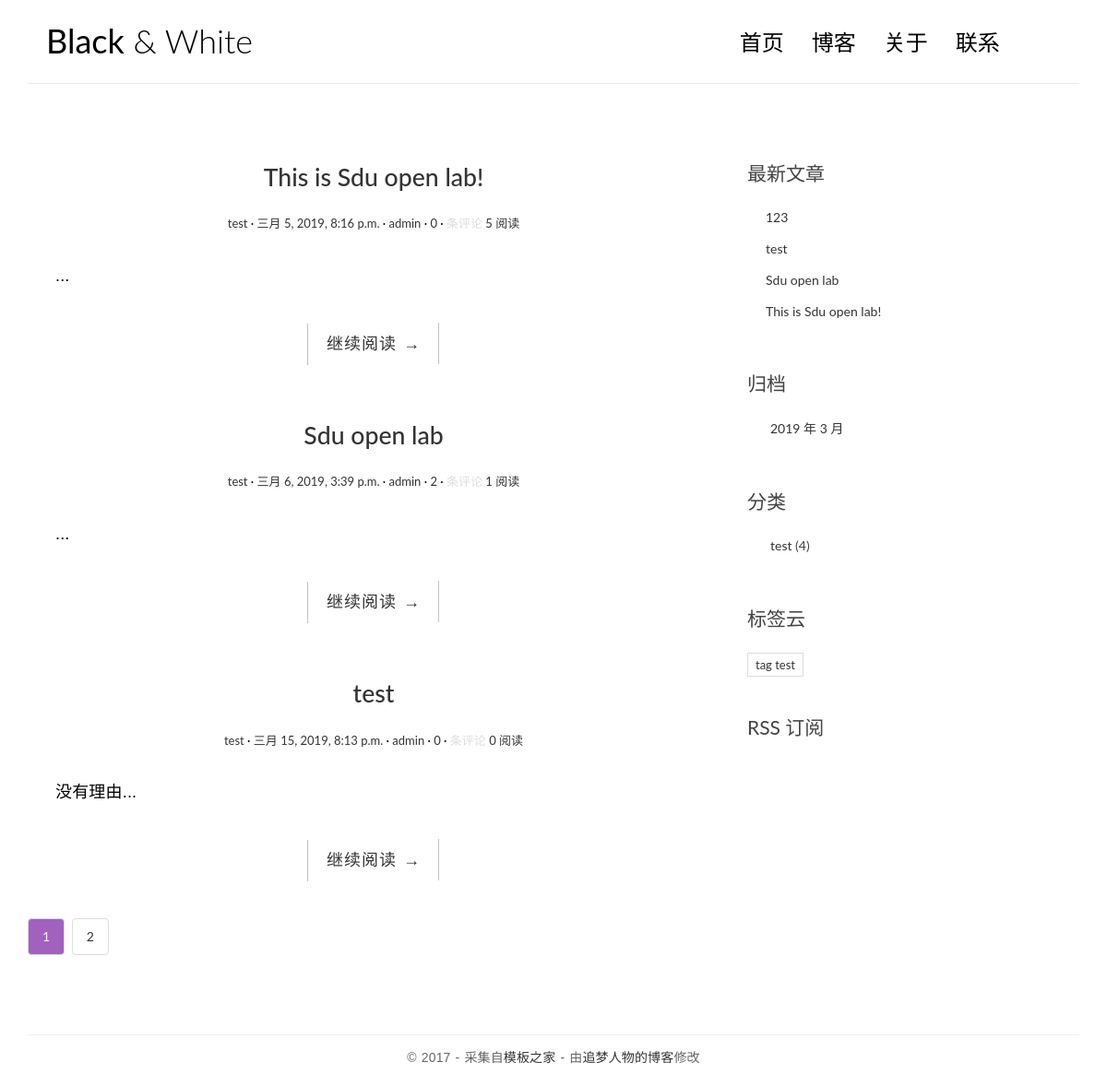
Before: / with the older database file.
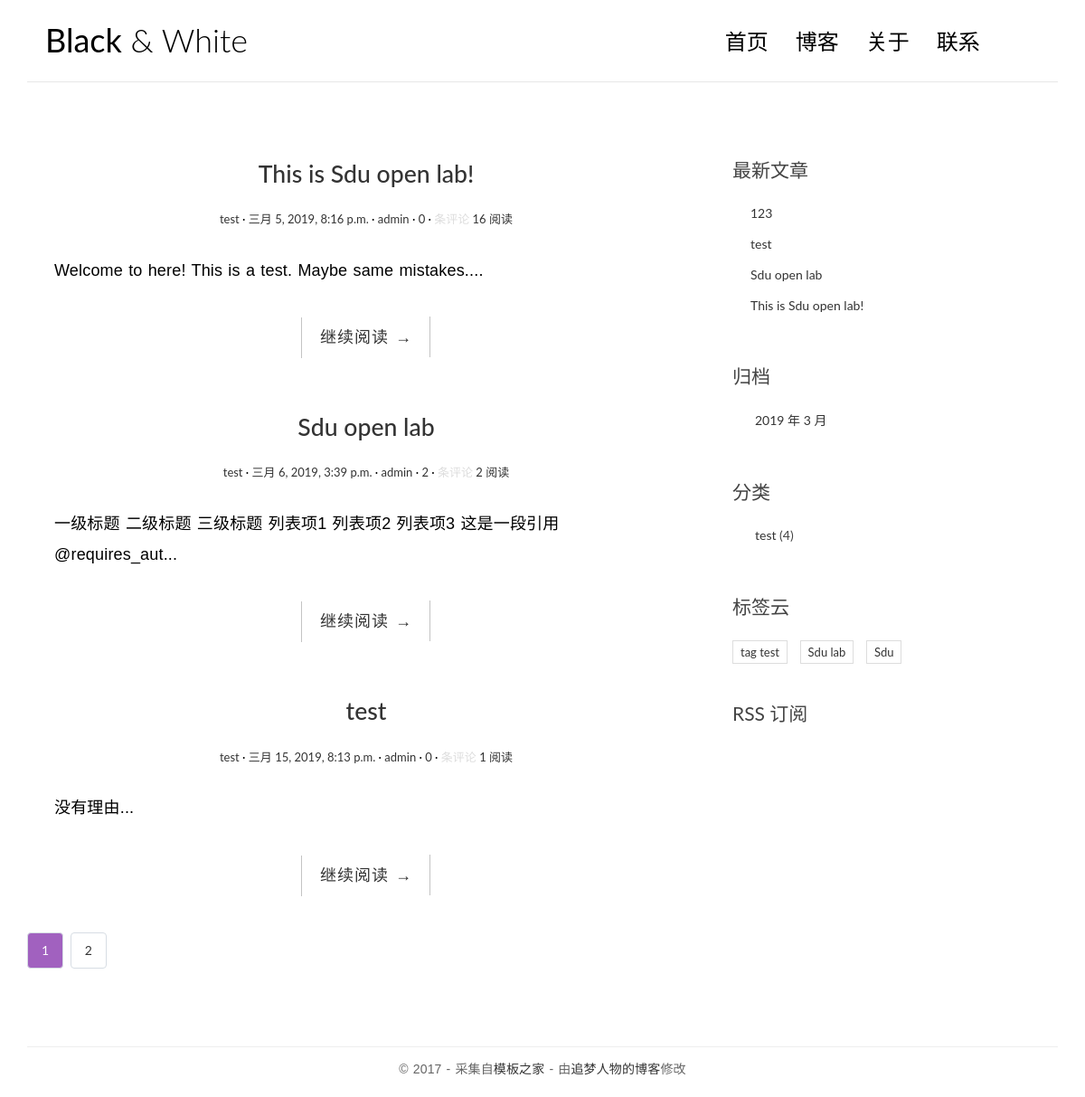
After: the same page with the newer database file.
### blog/models.py (models this page shows, shortened)
class Post(models.Model):
    title = models.CharField(max_length=70)
    body = models.TextField()
    created_time = models.DateTimeField()
    modified_time = models.DateTimeField()
    excerpt = models.CharField(max_length=200, blank=True)
    category = models.ForeignKey(Category, on_delete=models.CASCADE)
    tags = models.ManyToManyField(Tag, blank=True)
    author = models.ForeignKey(User, on_delete=models.CASCADE)
    views = models.PositiveIntegerField(default=0)
    def get_absolute_url(self):
        return reverse('blog:detail', kwargs={'pk': self.pk})
    class Meta:
        ordering = ['created_time', 'title']

@python_2_unicode_compatible
class Category(models.Model):
    name = models.CharField(max_length=100)

class Tag(models.Model):
    name = models.CharField(max_length=100)

### blog/views.py (the view, shortened to what this page needs)
# urls.py: path('', views.IndexView.as_view(), name='index'),
class IndexView(ListView):
    model = Post
    template_name = 'blog/index.html'
    context_object_name = 'post_list'
    paginate_by = 3
    def get_context_data(self, **kwargs):
        context = super().get_context_data(**kwargs)
        paginator = context.get('paginator')
        page = context.get('page_obj')
        is_paginated = context.get('is_paginated')
        pagination_data = self.pagination_data(paginator, page, is_paginated)
        context.update(pagination_data)
        return context
    def pagination_data(self, paginator, page, is_paginated):
        if not is_paginated:
            return {}
        left = []
        right = []
        left_has_more = False
        right_has_more = False
        first = False
        last = False
        page_number = page.number
        total_pages = paginator.num_pages
        page_range = paginator.page_range
        if page_number == 1:
            right = page_range[page_number:page_number + 2]
            if right[-1] < total_pages - 1:
                right_has_more = True
            if right[-1] < total_pages:
                last = True
        elif page_number == total_pages:
            left = page_range[(page_number - 3) if (page_number - 3) > 0 else 0:page_number - 1]
            if left[0] > 2:
                left_has_more = True
            if left[0] > 1:
                first = True
        data = {
            'left': left,
            'right': right,
            'left_has_more': left_has_more,
            'right_has_more': right_has_more,
            'first': first,
            'last': last,
        }
        return data

### blog/templatetags/blog_tags.py (called while the page is built)
@register.simple_tag
def get_recent_posts(num=5):
    return Post.objects.all().order_by('-created_time')[:num]

@register.simple_tag
def archives():
    return Post.objects.dates('created_time', 'month', order='DESC')

@register.simple_tag
def get_categories():
    return Category.objects.annotate(num_posts=Count('post')).filter(num_posts__gt=0)

@register.simple_tag
def get_tags():
    return Tag.objects.annotate(num_posts=Count('post')).filter(num_posts__gt=0)

### templates/blog/index.html (shortened to what this page needs)
{% extends 'base.html' %}
{% block main %}
{% for post in post_list %}
<article class="post post-{{post.pk}}">
    <header class="entry-header">
        <h1 class="entry-title">
            <a href="{{ post.get_absolute_url }}">{{ post.title }}</a>
        </h1>
        <div class="entry-meta">
            <span class="post-category"><a href="#">{{ post.category.name }}</a></span>
            <span class="post-date"><a href="#"><time class="entry-date" datetime="{{ post.created_time }}">{{ post.created_time }}</time></a></span>
            <span class="post-author"><a href="#">{{ post.author }}</a></span>
            <span class="comments-link"><a href="#">{{ post.comment_set.count }}</a></span><span> 条评论</span>
            <span class="views-count"><a href="#">{{ post.views }} 阅读</a></span>
        </div>
    </header>
    <div class="entry-content clearfix">
        <p>{{ post.excerpt }}...</p>
        <div class="read-more cl-effect-14">
            <a href="{{ post.get_absolute_url }}" class="more-link">继续阅读 <span class="meta-nav">→</span></a>
        </div>
    </div>
</article>
{% empty %}
<div class="no-post">暂时还没有发布的文章！</div>
{% endfor %}
{% if is_paginated %}
<div class="pagination">
    <a class="current-page" href="?page={{ page_obj.number }}">{{ page_obj.number }}</a>
    {% if right %}
    {% for i in right %}
    <a href="?page={{ i }}">{{ i }}</a>
    {% endfor %}
    {% endif %}
</div>
{% endif %}
{% endblock main %}

### templates/base.html (shortened to what this page needs)
{% load staticfiles %}
{% load blog_tags %}
<!DOCTYPE html>
<html>
<head>
    <link rel="stylesheet" href="{% static 'blog/css/bootstrap.min.css' %}">
    <link rel="stylesheet" href="{% static 'blog/css/pace.css' %}">
    <link rel="stylesheet" href="{% static 'blog/css/custom.css' %}">
    <link rel="stylesheet" href="http://code.ionicframework.com/ionicons/2.0.1/css/ionicons.min.css">
</head>
<body>
    <div class="container">
        <header id="site-header">
            <div class="row">
                <div class="col-md-4 col-sm-5 col-xs-8">
                    <div class="logo">
                        <h1><a href="{% url 'blog:index' %}"><b>Black</b> &amp; White</a></h1>
                    </div>
                </div>
                <div class="col-md-8 col-sm-7 col-xs-4">
                    <nav class="main-nav" role="navigation">
                        <div class="collapse navbar-collapse" id="bs-example-navbar-collapse-1">
                            <ul class="nav navbar-nav navbar-right">
                                <li class="cl-effect-11"><a href="{% url 'blog:index' %}" data-hover="首页">首页</a></li>
                                <li class="cl-effect-11"><a href="full-width.html" data-hover="博客">博客</a></li>
                                <li class="cl-effect-11"><a href="about.html" data-hover="关于">关于</a></li>
                                <li class="cl-effect-11"><a href="contact.html" data-hover="联系">联系</a></li>
                            </ul>
                        </div>
                    </nav>
                </div>
            </div>
        </header>
    </div>
    <div class="content-body">
        <div class="container">
            <div class="row">
                <main class="col-md-8">
                    {% block main %}
                    {% endblock main %}
                </main>
                <aside class="col-md-4">
                    <div class="widget widget-recent-posts">
                        <h3 class="widget-title">最新文章</h3>
                        {% get_recent_posts as recent_post_list %}
                        <ul>
                            {% for post in recent_post_list %}
                            <li>
                                <a href="{{ post.get_absolute_url }}">{{ post.title }}</a>
                            </li>
                            {% empty %}
                            There is nothing !!!
                            {% endfor %}
                        </ul>
                    </div>
                    <div class="widget widget-archives">
                        <h3 class="widget-title">归档</h3>
                        {% archives as date_list %}
                        <ul>
                            {% for date in date_list %}
                            <li>
                                <a href="{% url 'blog:archives' date.year date.month %}">
                                    {{ date.year }} 年 {{ date.month }} 月
                                </a>
                            </li>
                        </ul>
                        {% empty %}
                        暂无归档！
                        {% endfor %}
                    </div>
                    <div class="widget widget-category">
                        <h3 class="widget-title">分类</h3>
                        {% get_categories as category_list %}
                        <ul>
                            {% for category in category_list %}
                            <li>
                                <a href="{% url 'blog:category' category.pk %}">{{ category.name }}</a>
                                <span class="post-count">({{ category.num_posts }})</span>
                            </li>
                            {% empty %}
                            Sorry to say there is nothing!!!
                            {% endfor %}
                        </ul>
                    </div>
                    <div class="widget widget-tag-cloud">
                        <h3 class="widget-title">标签云</h3>
                        {% get_tags as tag_list %}
                        <ul>
                            {% for tag in tag_list %}
                            <li>
                                <a href="{% url 'blog:tag' tag.pk %}">{{ tag.name }}</a>
                            </li>
                            {% empty %}
                            可能标签被吃了？！
                            {% endfor %}
                        </ul>
                    </div>
                    <div class="rss">
                        <a href="{% url 'rss' %}"> RSS 订阅</a>
                    </div>
                </aside>
            </div>
        </div>
    </div>
    <footer id="site-footer">
        <div class="container">
            <div class="row">
                <div class="col-md-12">
                    <p class="copyright">&copy 2017 - 采集自<a href="http://www.cssmoban.com/" target="_blank" title="模板之家">模板之家</a>
                        - 由<a href="http://zmrenwu.com/" title="网页模板" target="_blank">追梦人物的博客</a>修改
                    </p>
                </div>
            </div>
        </div>
    </footer>
</body>
</html>

Changed rows visible on the page:
changed Post "This is Sdu open lab!": views "5" → "16"; excerpt (not shown) → "Welcome to here! This is a test. Maybe same mistakes."
changed Post "Sdu open lab": views "1" → "2"; excerpt (not shown) → "一级标题 二级标题 三级标题 列表项1 列表项2 列表项3 这是一段引用 @requires_aut"
changed Post "没有理由": views "0" → "1"
added Tag: name "Sdu lab"
added Tag: name "Sdu"
